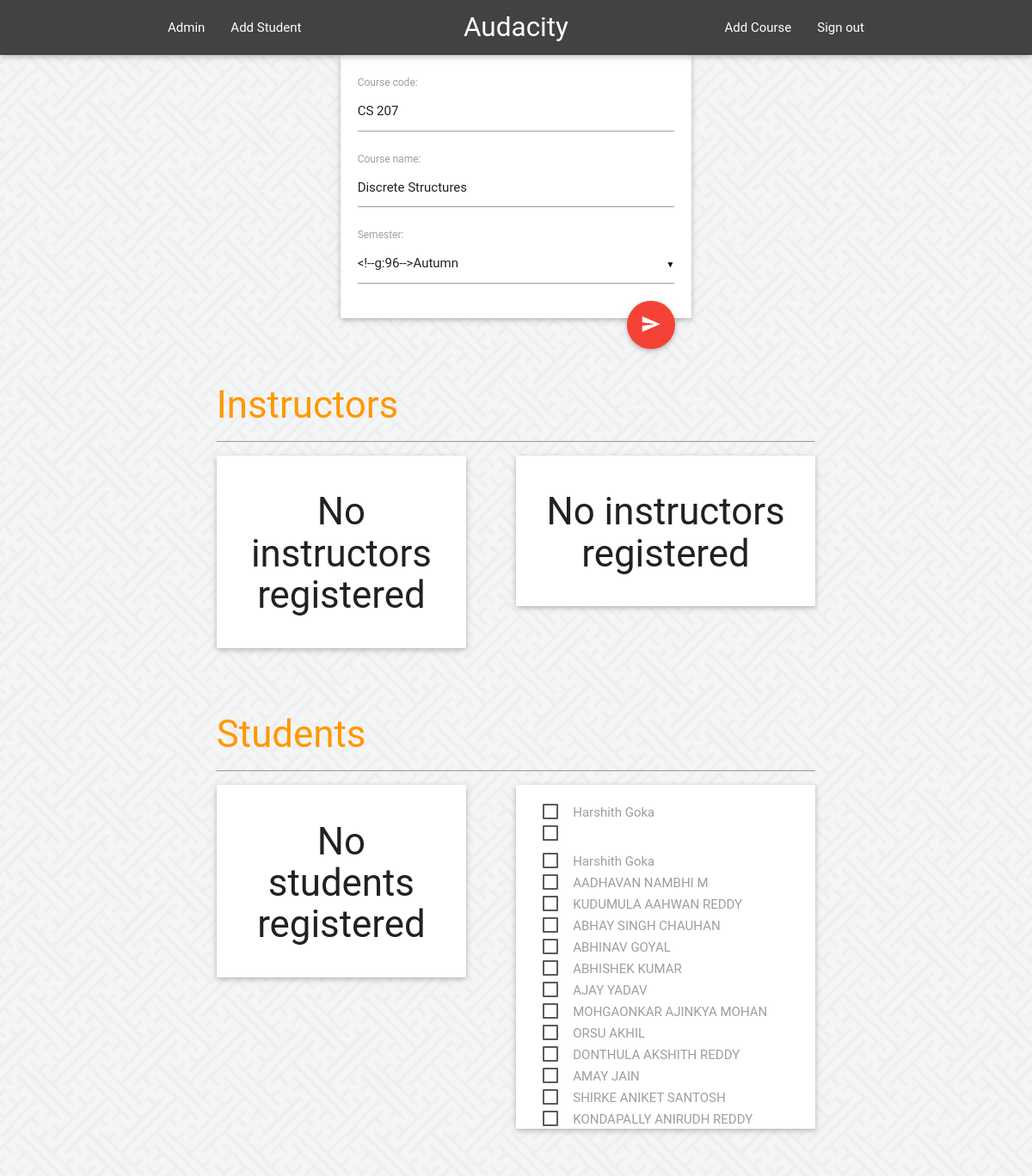
Screenshot of /admins/courses/10/ (signed in) with the database file from the repository.
### feeder/models.py (models this page shows, shortened)
class Course(models.Model):
	SPRING = 'SP'
	AUTUMN = 'AU'
	SUMMER = 'SU'
	SEMESTERS = (
		(SPRING, 'Spring'),
		(AUTUMN, 'Autumn'),
		(SUMMER, 'Summer'),
		)
	course_code = models.CharField(max_length=6, unique=True)
	course_name = models.CharField(max_length=40, blank=False)
	semester = models.CharField(
		max_length=2,
		choices=SEMESTERS,
		)

class Student(models.Model):
	course = models.ManyToManyField(Course, blank = True, default=1)
	user = models.OneToOneField(User, on_delete=models.CASCADE)
	roll_no = models.CharField(max_length=11)

### admins/views.py (the view)
# urls.py: url(r'^courses/(?P<pk>[0-9]+)/$', views.GetCourse, name='course'),
@permission_required('is_superuser', login_url='/admins/login/')
def GetCourse(request, pk):
	course = get_object_or_404(Course, pk=pk)
	courseform =  CourseForm(instance=course)
	studentlist = course.student_set.all()
	instructorlist = course.instructor_set.all()
	allstudents = Student.objects.all()
	allinstructors = Instructor.objects.all()
	if request.method == "POST":
		st = ""
		for stud in studentlist :
			course.student_set.remove(stud)
		for inst in instructorlist :
			course.instructor_set.remove(inst)
		for value in request.POST:
			if value.startswith('student'):
				if request.POST[value] == 'on':
					value = value[7:]
					stud = get_object_or_404(Student, id=int(value))
					stud.course.add(course)
				else :
					value = value[7:]
					stud = get_object_or_404(Student, id=int(value))
					stud.course.remove(course)
			elif value.startswith('instructor'):
				if request.POST[value] == 'on':
					value = value[10:]
					inst = get_object_or_404(Instructor, id=int(value))
					inst.course.add(course)
				else :
					value = value[10:]
					inst = get_object_or_404(Instructor, id=int(value))
					inst.course.remove(course)
		return HttpResponseRedirect(reverse('admins:course', args={course.id, }))
	else :
		return render(request,'admins/course.html',{
			'cform' : courseform,
			'studentlist' : studentlist,
			'instructorlist' : instructorlist,
			'allstudents' : allstudents,
			'allinstructors' : allinstructors,
			'course' : course,
		})

### admins/forms.py
class CourseForm(forms.ModelForm):
    class Meta:
        model = Course
        fields = '__all__'

### feeder/templates/admins/course.html (shortened to what this page needs)
{% extends 'admins/base_site.html' %}
{% block content %}
<form method="POST">
<div class="row">
<div class="col s6 offset-s3">
<div style="margin: 0 auto;" class="card">
	<div class="card-content">
		{{ cform }}
<button type="submit" class="btn-floating btn-large waves-effect waves-light red right"><i class="material-icons">send</i></button>
	</div>
</div>
</div>
</div>
<div class="row">
<div class="row col offset-s1 s10">
<h3 class="orange-text reflow">Instructors</h3><hr>
<div class="card col s5" style="max-height: 400px; overflow: auto">
	<div class="card-content" id="iselected">
		{% if instructorlist %}
		<h3 class="center ino-studs" hidden="hidden">No instructors registered</h3>
			{% for instructor in instructorlist %}
			<div class="ichecks" id="{{ instructor.user.username }}">
				<input type="checkbox" id="{{ instructor.user.username }}" name="instructor{{ instructor.id }}" checked="true">
				<label for="{{ instructor.user.username }}">{{ instructor.user.get_full_name }}</label> </br>
			</div>
			{% endfor %}
		{% else %}
			<h3 class="center ino-studs">No instructors registered</h3>
		{% endif %}
	</div>
</div>
<div class="card col offset-s1 s6" style="max-height: 400px; overflow: auto;">
	<div class="card-content" id="inon">
		{% if allinstructors %}
			<h3 class="center inon-reg" hidden="hidden">No instructors registered</h3>
				{% for instructor in allinstructors %}
				<div class="ichecks" id="{{ instructor.user.username }}">
					{% if instructor.course.get.id != course.id %}
						<input type="checkbox" id="{{ instructor.user.username }}" name="instructor{{ instructor.id }}" >
						<label for="{{ instructor.user.username }}">{{ instructor.user.get_full_name }}</label> </br>
					{% endif %}
				</div>
				{% endfor %}
		{% else %}
			<h3 class="center inon-reg">No instructors registered</h3>
		{% endif %}
	</div>
</div>
</div>
</div>
<div class="row">
<div class="row col offset-s1 s10">
<h3 class="orange-text reflow">Students</h3><hr>
<div class="card col s5" style="max-height: 400px; overflow: auto">
	<div class="card-content" id="selected">
		{% if studentlist %}
		<h3 class="center no-studs" hidden="hidden">No students registered</h3>
			{% for student in studentlist %}
			<div class="checks" id="{{ student.user.username }}">
				<input type="checkbox" id="{{ student.user.username }}" name="student{{ student.id }}" checked="true">
				<label for="{{ student.user.username }}">{{ student.user.get_full_name }}</label> </br>
			</div>
			{% endfor %}
		{% else %}
			<h3 class="center no-studs">No students registered</h3>
		{% endif %}
	</div>
</div>
<div class="card col offset-s1 s6" style="max-height: 400px; overflow: auto;">
	<div class="card-content" id="non">
		{% if allstudents %}
				{% for student in allstudents %}
				<div class="checks" id="{{ student.user.username }}">
					{% if student.course.get.id != course.id %}
						<label for="{{ student.user.username }}">{{ student.user.get_full_name }}</label> </br>
					{% endif %}
				</div>
				{% endfor %}
		{% else %}
			<h3 class="center non-reg">No students registered</h3>
		{% endif %}
	</div>
</div>
</div>
</div>
</form>
{% endblock %}
{% block navbar %}
    <li><a href="{% url 'admins:addcourse' %}">Add Course</a></li>
    <li><a href="{% url 'admins:logout' %}">Sign out</a></li>
{% endblock %}

### feeder/templates/admins/base_site.html (shortened to what this page needs)
{% load static %}
<!DOCTYPE html>
<html>
<head>
  <link rel="stylesheet" type="text/css" href="{% static 'feeder/materialize.css' %}">
  <link rel="stylesheet" type="text/css" href="{% static 'admins/bootstrap-material-datetimepicker.css' %}">
</head>
<body>
<header>
<div class="navbar-fixed">
<nav class="grey darken-3">
  <div class="container">
    <div class="nav-wrapper">
        <ul id="nav-mobile" class="left hide-on-med-and-down">
          <li><a href="{% url 'admins:index' %}"> {{ user.get_full_name }} </a> </li>
          <li><a href="{% url 'admins:addstudent' %}">Add Student</a> </li>
        </ul>
      <a href="{% url 'admins:index' %}" class="brand-logo center">Audacity</a>
        <ul id="nav-mobile" class="right hide-on-med-and-down">
          {% block navbar %}{% endblock %}
        </ul>
    </div>
  </div>
</nav>
</div>
</header>
<div class="container">
{% block content %}
{% endblock %}
</div>
</body>

### rows the page displays
Course: course_code "CS 207", course_name "Discrete Structures"
Student: user.get_full_name "Harshith Goka"
Student: user.get_full_name "Harshith Goka"
Student: user.get_full_name "AADHAVAN NAMBHI M"
Student: user.get_full_name "KUDUMULA AAHWAN REDDY"
Student: user.get_full_name "ABHAY SINGH CHAUHAN"
Student: user.get_full_name "ABHINAV GOYAL"
Student: user.get_full_name "ABHISHEK KUMAR"
Student: user.get_full_name "AJAY YADAV"
Student: user.get_full_name "MOHGAONKAR AJINKYA MOHAN"
Student: user.get_full_name "ORSU AKHIL"
Student: user.get_full_name "DONTHULA AKSHITH REDDY"
Student: user.get_full_name "AMAY JAIN"
Student: user.get_full_name "SHIRKE ANIKET SANTOSH"
Student: user.get_full_name "KONDAPALLY ANIRUDH REDDY"

### other values shown
{{ user.get_full_name }} "Admin"
